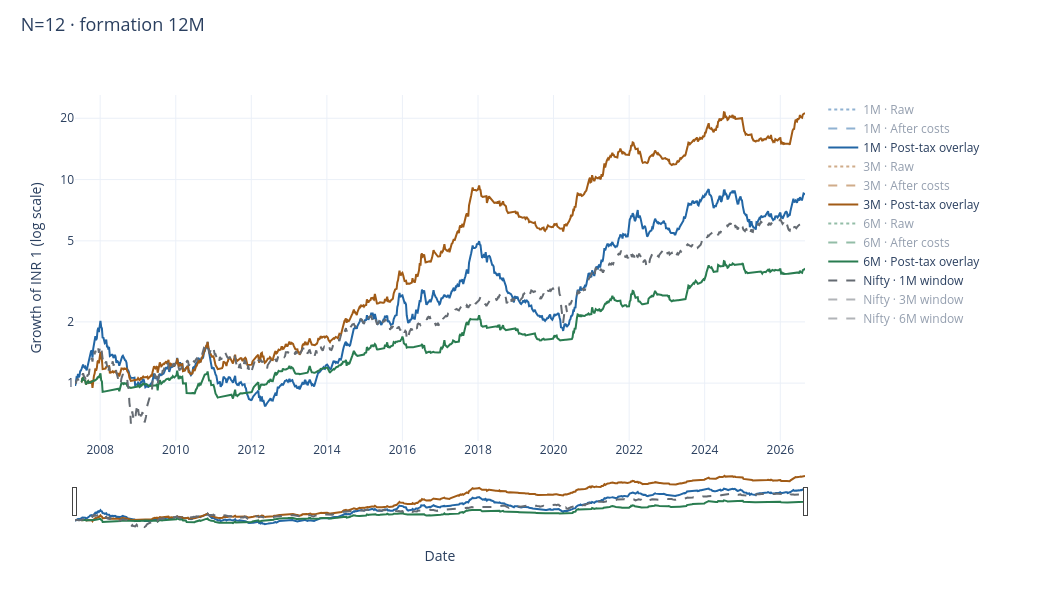

Here is the notebook cell this chart was saved with:
### Markdown cell above
### N=12

### Code cell
research.equity(12)

### Figure 1 — Plotly figure (JSON) as saved in the notebook; plotly's stock layout.template omitted (floating-point values rounded to 4 significant figures; data arrays with more than 128 entries replaced by an {"elided": "..."} marker saying what was removed)
{"data": [{"line": {"color": "#2266a5", "dash": "dot", "width": 2}, "name": "1M · Raw", "type": "scatter", "visible": "legendonly", "x": {"elided": "1010 str values"}, "y": {"elided": "1010 float values"}}, {"line": {"color": "#2266a5", "dash": "dash", "width": 2}, "name": "1M · After costs", "type": "scatter", "visible": "legendonly", "x": {"elided": "1010 str values"}, "y": {"elided": "1010 float values"}}, {"line": {"color": "#2266a5", "dash": "solid", "width": 2}, "name": "1M · Post-tax overlay", "type": "scatter", "visible": true, "x": {"elided": "1010 str values"}, "y": {"elided": "1010 float values"}}, {"line": {"color": "#a15b16", "dash": "dot", "width": 2}, "name": "3M · Raw", "type": "scatter", "visible": "legendonly", "x": {"elided": "1001 str values"}, "y": {"elided": "1001 float values"}}, {"line": {"color": "#a15b16", "dash": "dash", "width": 2}, "name": "3M · After costs", "type": "scatter", "visible": "legendonly", "x": {"elided": "1001 str values"}, "y": {"elided": "1001 float values"}}, {"line": {"color": "#a15b16", "dash": "solid", "width": 2}, "name": "3M · Post-tax overlay", "type": "scatter", "visible": true, "x": {"elided": "1001 str values"}, "y": {"elided": "1001 float values"}}, {"line": {"color": "#297c50", "dash": "dot", "width": 2}, "name": "6M · Raw", "type": "scatter", "visible": "legendonly", "x": {"elided": "1001 str values"}, "y": {"elided": "1001 float values"}}, {"line": {"color": "#297c50", "dash": "dash", "width": 2}, "name": "6M · After costs", "type": "scatter", "visible": "legendonly", "x": {"elided": "1001 str values"}, "y": {"elided": "1001 float values"}}, {"line": {"color": "#297c50", "dash": "solid", "width": 2}, "name": "6M · Post-tax overlay", "type": "scatter", "visible": true, "x": {"elided": "1001 str values"}, "y": {"elided": "1001 float values"}}, {"line": {"color": "#656b72", "dash": "dash"}, "name": "Nifty · 1M window", "type": "scatter", "visible": true, "x": {"elided": "1010 str values"}, "y": {"elided": "1010 float values"}}, {"line": {"color": "#656b72", "dash": "dash"}, "name": "Nifty · 3M window", "type": "scatter", "visible": "legendonly", "x": {"elided": "1001 str values"}, "y": {"elided": "1001 float values"}}, {"line": {"color": "#656b72", "dash": "dash"}, "name": "Nifty · 6M window", "type": "scatter", "visible": "legendonly", "x": {"elided": "1001 str values"}, "y": {"elided": "1001 float values"}}], "layout": {"height": 610, "hovermode": "x unified", "legend": {"font": {"size": 12}, "itemclick": "toggle", "itemdoubleclick": "toggleothers", "x": 1.025, "y": 1}, "margin": {"b": 80, "l": 75, "r": 235, "t": 95}, "title": {"font": {"size": 18}, "text": "N=12 · formation 12M", "x": 0.02, "y": 0.97}, "width": 1040, "xaxis": {"rangeslider": {"thickness": 0.13, "visible": true}, "title": {"text": "Date"}}, "yaxis": {"tickmode": "array", "ticktext": ["0.001", "0.002", "0.005", "0.01", "0.02", "0.05", "0.1", "0.2", "0.5", "1", "2", "5", "10", "20", "50", "100", "200", "500", "1000", "2000", "5000", "10000", "20000", "50000", "100000", "200000", "500000", "1e+06", "2e+06", "5e+06", "1e+07", "2e+07", "5e+07", "1e+08", "2e+08", "5e+08"], "tickvals": [0.001, 0.002, 0.005, 0.01, 0.02, 0.05, 0.1, 0.2, 0.5, 1.0, 2.0, 5.0, 10.0, 20.0, 50.0, 100.0, 200.0, 500.0, 1000.0, 2000.0, 5000.0, 10000.0, 20000.0, 50000.0, 100000.0, 200000.0, 500000.0, 1000000.0, 2000000.0, 5000000.0, 10000000.0, 20000000.0, 50000000.0, 100000000.0, 200000000.0, 500000000.0], "title": {"text": "Growth of INR 1 (log scale)"}, "type": "log"}}}
